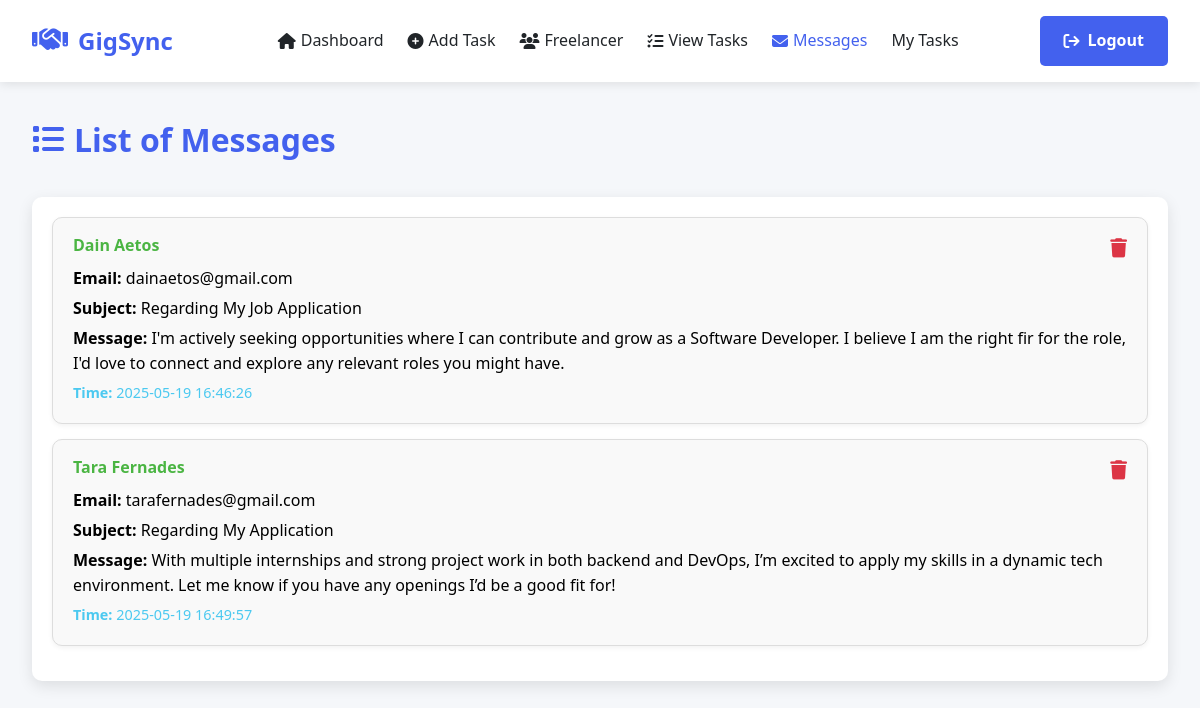
The page /messages on the database its author committed.
### tables this page shows
CREATE TABLE messages (
        id INTEGER PRIMARY KEY AUTOINCREMENT,
        name TEXT NOT NULL,
        email TEXT UNIQUE NOT NULL,
        subject TEXT,
        message TEXT,
        joined_at TIMESTAMP DEFAULT CURRENT_TIMESTAMP
    );

### app.py (the view, shortened to what this page needs)
@app.route('/messages', methods=['POST', 'GET'])
def messages():
    connection = sqlite3.connect('task_manager.db')
    cursor = connection.cursor()
    cursor.execute("select * from messages")
    msgs = cursor.fetchall()
    return render_template('messages.html', msgs=msgs)

### templates/messages.html (shortened to what this page needs)
<!DOCTYPE html>
<html lang="en">
<head>
    <link rel="stylesheet" href="https://cdnjs.cloudflare.com/ajax/libs/font-awesome/6.4.0/css/all.min.css">
    <link rel="stylesheet" href="{{ url_for('static', filename='css/messages.css') }}">
</head>
<body>
    <nav class="navbar">
        <a href="/employer_dashboard" class="logo">
            <i class="fas fa-handshake"></i> GigSync
        </a>
        <ul class="nav-links">
            <li><a href="/employer_dashboard"><i class="fas fa-home"></i> Dashboard</a></li>
            <li><a href="/tasks"><i class="fas fa-plus-circle"></i>Add Task</a></li>
            <li><a href="/freelancer_list"><i class="fas fa-users"></i> Freelancer</a></li>
            <li><a href="/view_task"><i class="fas fa-tasks"></i>View Tasks</a></li>
            <li><a href="/messages" class="active"><i class="fas fa-envelope"></i> Messages</a></li>
            <li><a href="/my_tasks">My Tasks</a></li>
        </ul>
        <div class="user-profile">
            <a href="/" style="text-decoration: none;" class="btn btn-primary"><i class="fas fa-sign-out"></i> Logout</a>
        </div>
    </nav>
    <div class="container">
        <div class="page-header">
            <h1><i class="fas fa-list"></i> List of Messages</h1>
        </div>
        <div id="task-form" class="task-form">
            {% for row in msgs %}
                <div class="message-card">
                    <a href="/deletemessage/{{ row[0] }}" class="delete-btn" title="Delete"><i class="fas fa-trash"></i></a>
                    <h4>{{ row[1] }}</h4>
                    <p><strong>Email:</strong> {{ row[2] }}</p>
                    <p><strong>Subject:</strong> {{ row[3] }}</p>
                    <p><strong>Message:</strong> {{ row[4] }}</p>
                    <p class="timestamp"><strong>Time:</strong> {{ row[5] }}</p>
                </div>
            {% endfor %}
        </div>
    </div>
</body>
</html>

### static/css/messages.css (style rules this page uses)
:root { --primary-color: #4361ee; --secondary-color: #3f37c9; --accent-color: #4cc9f0; --light-color: #f8f9fa; --dark-color: #212529; --success-color: #4bb543; --warning-color: #f0ad4e; --danger-color: #d9534f; }
* { margin: 0; padding: 0; box-sizing: border-box; font-family: 'Segoe UI', Tahoma, Geneva, Verdana, sans-serif; }
body { background-color: #f5f7fa; color: var(--dark-color); line-height: 1.6; }
.navbar { background-color: white; box-shadow: 0 2px 10px rgba(0, 0, 0, 0.1); padding: 1rem 2rem; position: sticky; top: 0; z-index: 100; display: flex; justify-content: space-between; align-items: center; }
.logo { display: flex; align-items: center; text-decoration: none; color: var(--primary-color); font-weight: 700; font-size: 1.5rem; transition: transform 0.3s ease; }
.logo i { margin-right: 10px; font-size: 1.8rem; }
.nav-links { display: flex; list-style: none; }
.nav-links li { margin-left: 1.5rem; }
.nav-links a { text-decoration: none; color: var(--dark-color); font-weight: 500; transition: color 0.3s ease; display: flex; align-items: center; }
.nav-links a i { margin-right: 5px; }
.active { color: var(--primary-color) !important; }
.user-profile { display: flex; align-items: center; }
.container { max-width: 1200px; margin: 2rem auto; padding: 0 2rem; }
.page-header { display: flex; justify-content: space-between; align-items: center; margin-bottom: 2rem; animation: fadeIn 0.5s ease; }
.page-header h1 { color: var(--primary-color); font-size: 2rem; display: flex; align-items: center; }
.page-header h1 i { margin-right: 10px; }
.task-form { background-color: white; border-radius: 10px; box-shadow: 0 5px 15px rgba(0, 0, 0, 0.1); padding: 2rem; margin-bottom: 2rem; animation: slideUp 0.5s ease; }
.btn { padding: 0.75rem 1.5rem; border: none; border-radius: 5px; font-size: 1rem; font-weight: 600; cursor: pointer; transition: all 0.3s ease; display: inline-flex; align-items: center; justify-content: center; }
.btn i { margin-right: 8px; }
.btn-primary { background-color: var(--primary-color); color: white; }
.task-form { padding: 20px; font-family: Arial, sans-serif; }
.message-card { background: #f9f9f9; border: 1px solid #ddd; border-radius: 10px; padding: 15px 20px; margin-bottom: 15px; box-shadow: 0 2px 5px rgba(0, 0, 0, 0.05); position: relative; }
.message-card h4 { margin-top: 0; margin-bottom: 8px; color: var(--success-color); }
.message-card p { margin: 4px 0; color: black; }
.message-card .timestamp { font-size: 0.9em; color: var(--accent-color); }
.message-card .delete-btn { position: absolute; top: 15px; right: 20px; color: #dc3545; text-decoration: none; font-size: 1.2em; }

### rows shown on the page
messages: name "Dain Aetos", email "dainaetos@gmail.com", subject "Regarding My Job Application", message "I'm actively seeking opportunities where I can contribute and grow as a Software Developer. I believe I am the right fir for the role, I'd love to connect and explore any relevant roles you might have.", joined_at "2025-05-19 16:46:26"
messages: name "Tara Fernades", email "tarafernades@gmail.com", subject "Regarding My Application", message "With multiple internships and strong project work in both backend and DevOps, I’m excited to apply my skills in a dynamic tech environment. Let me know if you have any openings I’d be a good fit for!", joined_at "2025-05-19 16:49:57"
